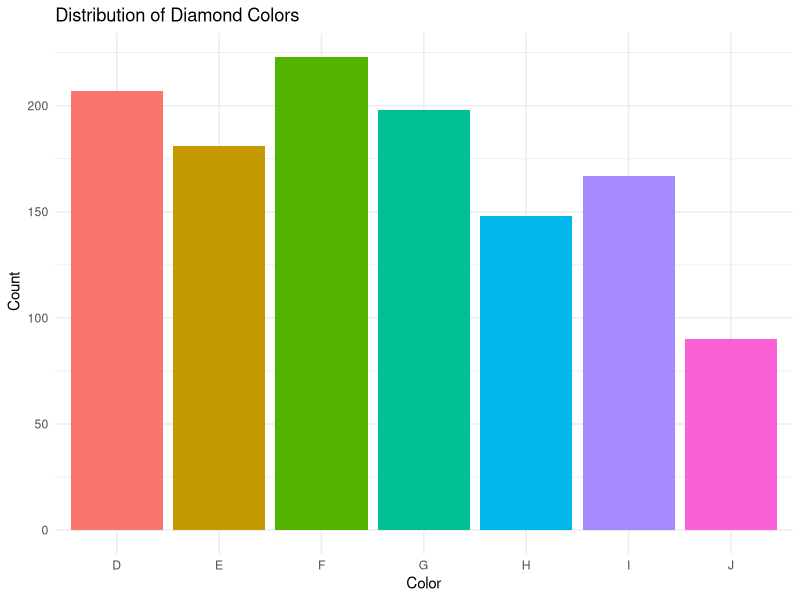
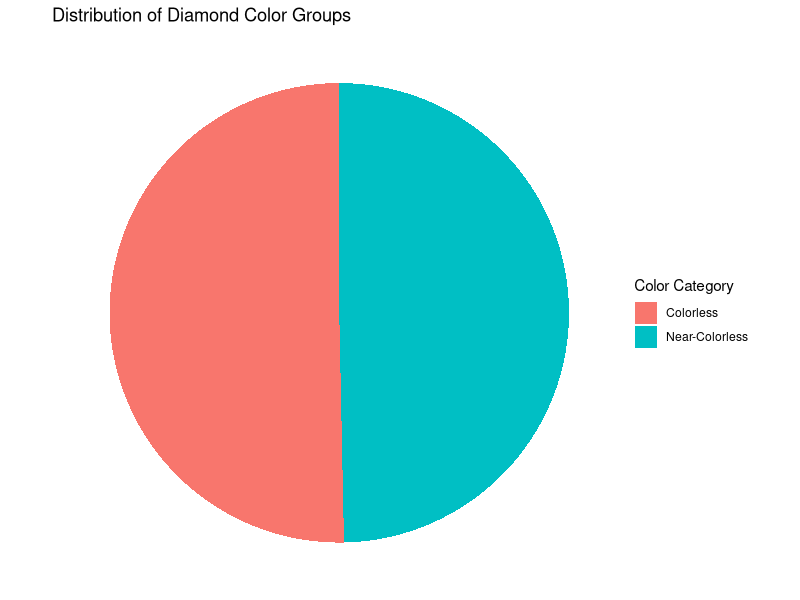
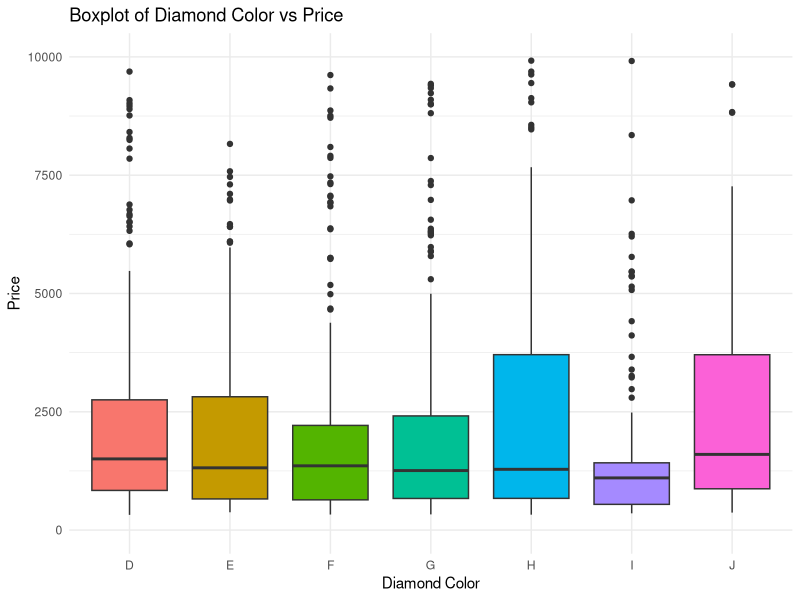
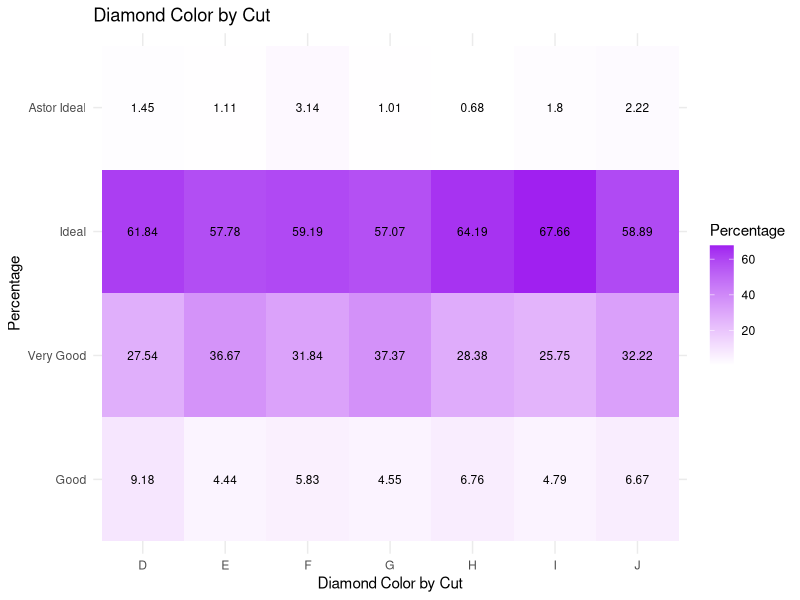
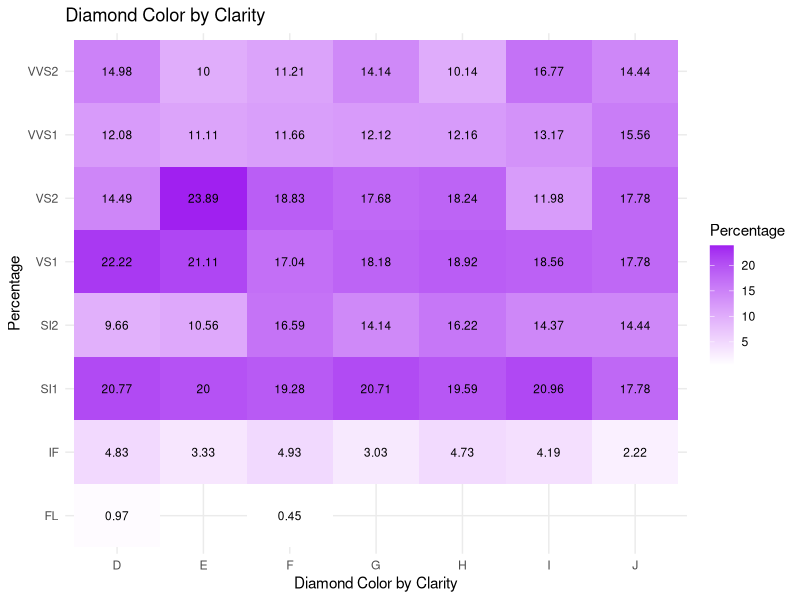
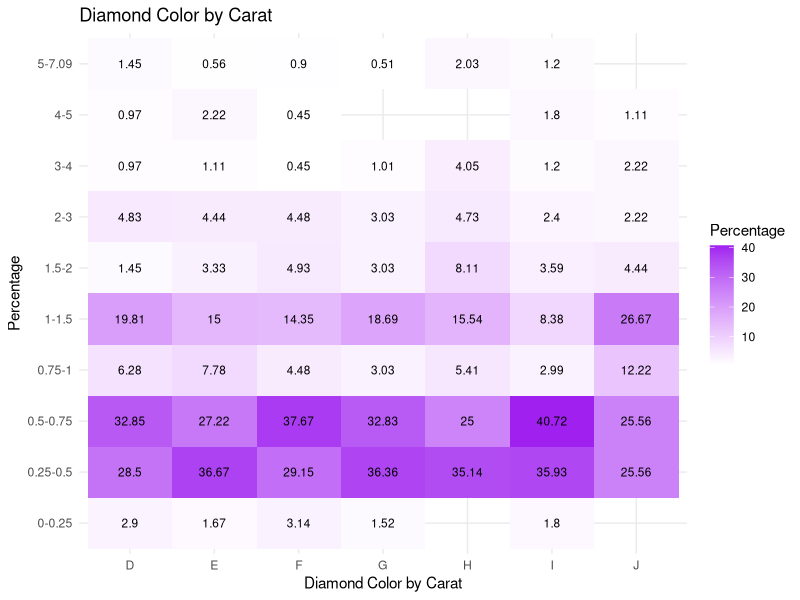

Generate these figures, in order, with R:
## ---- chunk 1
rm(list = ls())
library(tidyverse)
library(MASS)
library(patchwork)

diamond <- read.csv("diamonds4.csv")
## ---- chunk 2
ggplot(diamond, aes(x=color, fill = color)) +
  geom_bar() +
  labs(title = "Distribution of Diamond Colors",
       x = "Color",
       y = " Count") +
  theme_minimal() +
  theme(legend.position = "none")
## ---- chunk 3

diamond <- diamond %>%
  mutate(color_category = case_when(
    color %in% c("D", "E", "F") ~ "Colorless",
    color %in% c("G", "H", "I", "J") ~ "Near-Colorless",
    color %in% c("K") ~ "Faint"
  ))

color_counts <- diamond %>%
  count(color_category)

ggplot(color_counts, aes(x="", y=n, fill=color_category)) + 
  geom_bar(stat="identity", width=1) + 
  coord_polar("y", start=0) + 
  labs(title = "Distribution of Diamond Color Groups",
       x = NULL,
       y = NULL,
       fill = "Color Category") + 
  theme_void()

## ---- chunk 4
color_quantile <-diamond %>%
  group_by(color) %>%
  summarize(min = min(price),
            q1 = quantile(price, probs=0.25),
            median = median(price),
            q3 = quantile(price, probs=0.75),
            max = max(price))
color_quantile
## ---- chunk 5
ggplot(diamond, aes(x = color, y = price, fill = color)) + 
  geom_boxplot() +
  scale_y_continuous(limits = c(0, 10000)) +
  labs(x = "Diamond Color",
       y = "Price",
       title = "Boxplot of Diamond Color vs Price") +
  theme_minimal() +
  theme(legend.position = "none")
## ---- chunk 6
diamond <-diamond %>%
  mutate(cut = cut%>%
           fct_relevel(c("Good","Very Good","Ideal","Astor Ideal")))

diamond <- diamond %>%
  drop_na(carat) %>%
  mutate(carat_bin = cut(carat,
                         breaks = c(0, 0.25, 0.5, 0.75, 1, 1.5, 2, 3, 4, 5, max(carat)),
                         labels = c("0-0.25", "0.25-0.5", "0.5-0.75", "0.75-1", "1-1.5", "1.5-2", "2-3", "3-4", "4-5", paste("5", max(carat), sep="-")),
                         right = FALSE
                         ) 
         ) %>%
  drop_na(carat_bin)


diamond<-diamond %>%
  mutate(cut = cut %>%
           fct_relevel(c("Good","Very Good","Ideal","Astor Ideal")))

## ---- chunk 7
color_cut <- diamond %>%
  count(cut,color) %>%
  group_by(color) %>%
  mutate(Percentage= round(n/sum(n)*100,2))


ggplot(color_cut,aes(x=color, y=cut, fill=Percentage))+
  geom_tile()+
  scale_fill_gradient(low="white",high="purple")+
  geom_text(aes(label=Percentage), size = 3)+
  theme(plot.title = element_text(hjust=0.5))+
  labs(x="Diamond Color by Cut",
       y="Percentage",
       title="Diamond Color by Cut") +
  theme_minimal()

## ---- chunk 8
color_clarity <- diamond %>%
  count(color, clarity) %>%
  group_by(color) %>%
  mutate(Percentage= round(n/sum(n)*100,2))


ggplot(color_clarity, aes(x = color, y = clarity, fill = Percentage)) + 
  geom_tile() +
  scale_fill_gradient(low = "white", high = "purple") +
  geom_text(aes(label = Percentage), size = 3) +
  theme(plot.title = element_text(hjust = 0.5)) +
  labs(
    x = "Diamond Color by Clarity",
    y = "Percentage",
    title = "Diamond Color by Clarity"
  ) +
  theme_minimal()
## ---- chunk 9
color_carat <- diamond %>%
  count(color, carat_bin) %>%
  group_by(color) %>%
  mutate(Percentage= round(n/sum(n)*100,2))

  
ggplot(color_carat, aes(x = color, y = carat_bin, fill = Percentage))+
  geom_tile() +
  scale_fill_gradient(low = "white", high = "purple") +
  geom_text(aes(label = Percentage), size = 3) +
  theme(plot.title = element_text(hjust = 0.5)) +
  labs(
    x = "Diamond Color by Carat",
    y = "Percentage",
    title = "Diamond Color by Carat"
  ) +
  theme_minimal()
